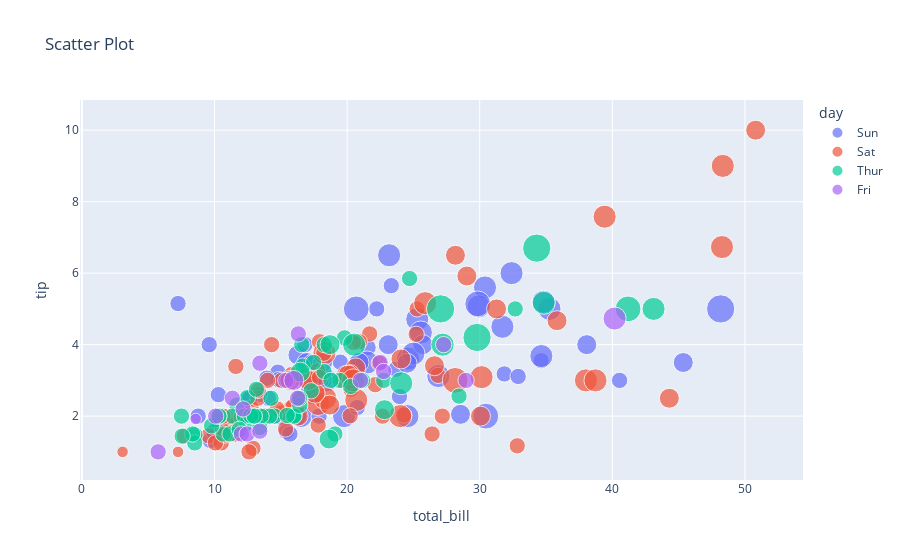

Write notebook code for a chart like this one.
### Code cell
# Using plotly library to plot scatter plot

# Scatter plot with total_bill against tip
fig = px.scatter(tips, x="total_bill", y="tip", size='size', color='day', title='Scatter Plot')

# showing the plot
fig.show()

### Figure 1 — Plotly figure (JSON) as saved in the notebook; plotly's stock layout.template omitted (floating-point values rounded to 4 significant figures)
{"data": [{"hovertemplate": "day=Sun<br>total_bill=%{x}<br>tip=%{y}<br>size=%{marker.size}<extra></extra>", "legendgroup": "Sun", "marker": {"color": "#636efa", "size": [2, 3, 3, 2, 4, 4, 2, 4, 2, 2, 2, 4, 2, 4, 2, 2, 3, 3, 3, 2, 2, 2, 4, 2, 2, 4, 3, 2, 2, 2, 4, 2, 4, 2, 3, 2, 3, 2, 4, 2, 2, 3, 4, 4, 5, 6, 4, 2, 4, 4, 2, 3, 2, 2, 3, 2, 4, 2, 2, 2, 2, 2, 2, 2, 2, 4, 2, 3, 4, 2, 5, 3, 5, 3, 3, 2], "sizemode": "area", "sizeref": 0.015, "symbol": "circle"}, "mode": "markers", "name": "Sun", "showlegend": true, "type": "scatter", "x": [16.99, 10.34, 21.01, 23.68, 24.59, 25.29, 8.77, 26.88, 15.04, 14.78, 10.27, 35.26, 15.42, 18.43, 14.83, 21.58, 10.33, 16.29, 16.97, 17.46, 13.94, 9.68, 30.4, 18.29, 22.23, 32.4, 28.55, 18.04, 12.54, 10.29, 34.81, 9.94, 25.56, 19.49, 38.07, 23.95, 25.71, 17.31, 29.93, 14.07, 13.13, 17.26, 24.55, 19.77, 29.85, 48.17, 25, 13.39, 16.49, 21.5, 12.66, 16.21, 13.81, 17.51, 24.52, 20.76, 31.71, 7.25, 31.85, 16.82, 32.9, 17.89, 14.48, 9.6, 34.63, 34.65, 23.33, 45.35, 23.17, 40.55, 20.69, 20.9, 30.46, 18.15, 23.1, 15.69], "xaxis": "x", "y": [1.01, 1.66, 3.5, 3.31, 3.61, 4.71, 2, 3.12, 1.96, 3.23, 1.71, 5, 1.57, 3, 3.02, 3.92, 1.67, 3.71, 3.5, 2.54, 3.06, 1.32, 5.6, 3, 5, 6, 2.05, 3, 2.5, 2.6, 5.2, 1.56, 4.34, 3.51, 4, 2.55, 4, 3.5, 5.07, 2.5, 2, 2.74, 2, 2, 5.14, 5, 3.75, 2.61, 2, 3.5, 2.5, 2, 2, 3, 3.48, 2.24, 4.5, 5.15, 3.18, 4, 3.11, 2, 2, 4, 3.55, 3.68, 5.65, 3.5, 6.5, 3, 5, 3.5, 2, 3.5, 4, 1.5], "yaxis": "y"}, {"hovertemplate": "day=Sat<br>total_bill=%{x}<br>tip=%{y}<br>size=%{marker.size}<extra></extra>", "legendgroup": "Sat", "marker": {"color": "#EF553B", "size": [3, 2, 2, 2, 4, 2, 4, 2, 2, 2, 2, 2, 4, 2, 4, 2, 3, 3, 3, 3, 3, 3, 4, 2, 2, 4, 2, 2, 2, 4, 3, 3, 2, 1, 2, 2, 2, 3, 2, 2, 2, 2, 2, 3, 2, 2, 2, 2, 2, 2, 2, 2, 1, 2, 2, 3, 2, 3, 4, 2, 2, 3, 4, 4, 2, 3, 2, 5, 2, 2, 4, 4, 2, 2, 4, 3, 2, 2, 2, 2, 2, 2, 3, 3, 2, 2, 2], "sizemode": "area", "sizeref": 0.015, "symbol": "circle"}, "mode": "markers", "name": "Sat", "showlegend": true, "type": "scatter", "x": [20.65, 17.92, 20.29, 15.77, 39.42, 19.82, 17.81, 13.37, 12.69, 21.7, 19.65, 9.55, 18.35, 15.06, 20.69, 17.78, 24.06, 16.31, 16.93, 18.69, 31.27, 16.04, 38.01, 26.41, 11.24, 48.27, 20.29, 13.81, 11.02, 18.29, 17.59, 20.08, 16.45, 3.07, 20.23, 15.01, 12.02, 17.07, 26.86, 25.28, 14.73, 10.51, 17.92, 44.3, 22.42, 20.92, 15.36, 20.49, 25.21, 18.24, 14.31, 14, 7.25, 10.59, 10.63, 50.81, 15.81, 26.59, 38.73, 24.27, 12.76, 30.06, 25.89, 48.33, 13.27, 28.17, 12.9, 28.15, 11.59, 7.74, 30.14, 20.45, 13.28, 22.12, 24.01, 15.69, 11.61, 10.77, 15.53, 10.07, 12.6, 32.83, 35.83, 29.03, 27.18, 22.67, 17.82], "xaxis": "x", "y": [3.35, 4.08, 2.75, 2.23, 7.58, 3.18, 2.34, 2, 2, 4.3, 3, 1.45, 2.5, 3, 2.45, 3.27, 3.6, 2, 3.07, 2.31, 5, 2.24, 3, 1.5, 1.76, 6.73, 3.21, 2, 1.98, 3.76, 2.64, 3.15, 2.47, 1, 2.01, 2.09, 1.97, 3, 3.14, 5, 2.2, 1.25, 3.08, 2.5, 3.48, 4.08, 1.64, 4.06, 4.29, 3.76, 4, 3, 1, 1.61, 2, 10, 3.16, 3.41, 3, 2.03, 2.23, 2, 5.16, 9, 2.5, 6.5, 1.1, 3, 1.5, 1.44, 3.09, 3, 2.72, 2.88, 2, 3, 3.39, 1.47, 3, 1.25, 1, 1.17, 4.67, 5.92, 2, 2, 1.75], "yaxis": "y"}, {"hovertemplate": "day=Thur<br>total_bill=%{x}<br>tip=%{y}<br>size=%{marker.size}<extra></extra>", "legendgroup": "Thur", "marker": {"color": "#00cc96", "size": [4, 2, 2, 2, 2, 1, 2, 2, 4, 2, 2, 2, 2, 2, 2, 4, 2, 2, 2, 2, 2, 6, 2, 2, 2, 3, 2, 2, 2, 2, 2, 2, 2, 2, 2, 2, 2, 6, 5, 6, 2, 2, 3, 2, 2, 2, 2, 2, 2, 2, 2, 2, 4, 2, 2, 3, 2, 2, 2, 4, 3, 2], "sizemode": "area", "sizeref": 0.015, "symbol": "circle"}, "mode": "markers", "name": "Thur", "showlegend": true, "type": "scatter", "x": [27.2, 22.76, 17.29, 19.44, 16.66, 10.07, 32.68, 15.98, 34.83, 13.03, 18.28, 24.71, 21.16, 10.65, 12.43, 24.08, 11.69, 13.42, 14.26, 15.95, 12.48, 29.8, 8.52, 14.52, 11.38, 22.82, 19.08, 20.27, 11.17, 12.26, 18.26, 8.51, 10.33, 14.15, 16, 13.16, 17.47, 34.3, 41.19, 27.05, 16.43, 8.35, 18.64, 11.87, 9.78, 7.51, 19.81, 28.44, 15.48, 16.58, 7.56, 10.34, 43.11, 13, 13.51, 18.71, 12.74, 13, 16.4, 20.53, 16.47, 18.78], "xaxis": "x", "y": [4, 3, 2.71, 3, 3.4, 1.83, 5, 2.03, 5.17, 2, 4, 5.85, 3, 1.5, 1.8, 2.92, 2.31, 1.68, 2.5, 2, 2.52, 4.2, 1.48, 2, 2, 2.18, 1.5, 2.83, 1.5, 2, 3.25, 1.25, 2, 2, 2, 2.75, 3.5, 6.7, 5, 5, 2.3, 1.5, 1.36, 1.63, 1.73, 2, 4.19, 2.56, 2.02, 4, 1.44, 2, 5, 2, 2, 4, 2.01, 2, 2.5, 4, 3.23, 3], "yaxis": "y"}, {"hovertemplate": "day=Fri<br>total_bill=%{x}<br>tip=%{y}<br>size=%{marker.size}<extra></extra>", "legendgroup": "Fri", "marker": {"color": "#ab63fa", "size": [2, 2, 2, 2, 2, 4, 2, 2, 2, 2, 2, 2, 2, 2, 1, 3, 2, 2, 2], "sizemode": "area", "sizeref": 0.015, "symbol": "circle"}, "mode": "markers", "name": "Fri", "showlegend": true, "type": "scatter", "x": [28.97, 22.49, 5.75, 16.32, 22.75, 40.17, 27.28, 12.03, 21.01, 12.46, 11.35, 15.38, 12.16, 13.42, 8.58, 15.98, 13.42, 16.27, 10.09], "xaxis": "x", "y": [3, 3.5, 1, 4.3, 3.25, 4.73, 4, 1.5, 3, 1.5, 2.5, 3, 2.2, 3.48, 1.92, 3, 1.58, 2.5, 2], "yaxis": "y"}], "layout": {"legend": {"itemsizing": "constant", "title": {"text": "day"}, "tracegroupgap": 0}, "title": {"text": "Scatter Plot"}, "xaxis": {"anchor": "y", "domain": [0, 1], "title": {"text": "total_bill"}}, "yaxis": {"anchor": "x", "domain": [0, 1], "title": {"text": "tip"}}}}
